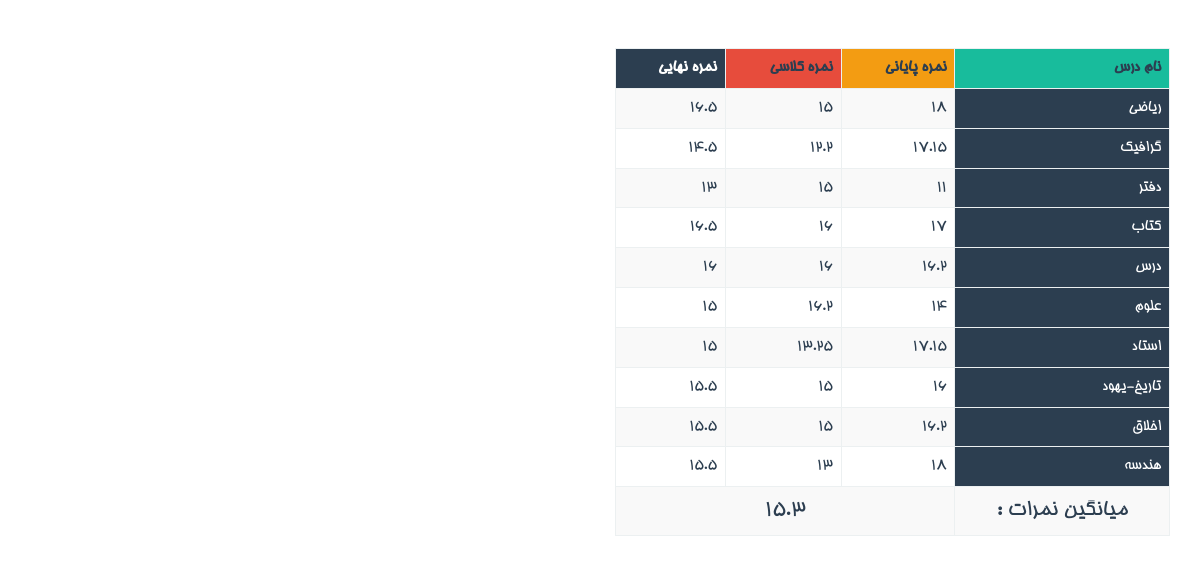
The app's page /students/karname.php?uname=tehran with its own data.
### tables this page shows
CREATE TABLE `payani` (
  `id` int(11) NOT NULL,
  `uname` varchar(255) NOT NULL,
  `dname` varchar(255) NOT NULL,
  `nomre` float NOT NULL
);

CREATE TABLE `nomre` (
  `id` int(11) NOT NULL,
  `uname` varchar(255) NOT NULL,
  `dname` varchar(255) NOT NULL,
  `nomre` float NOT NULL
);

### students/karname.php (the view, shortened to what this page needs)
<?php
include "../connect.php";
?>
<!doctype html>
<html>
<head>
<link rel="stylesheet" type="text/css" href="../css/style.css">
</head>
<body>
<div class="container"><br>
  <br>
  <div class="row">
    <div class="col-md-6">
      <table class="table table-bordered table-striped">
        <thead class="bg-success">
          <tr>
            <th>نام درس</th>
            <th class='bg-warning'>نمره پایانی</th>
            <th class='bg-danger'>نمره کلاسی</th>
            <th class='bg-primary'>نمره نهایی</th>
          </tr>
        </thead>
        <tbody>
          <?php
				$j=0;
				$ave=0;
				$query = "SELECT * FROM payani WHERE `uname`='".$_GET["uname"]."'";
				$result=$db->query($query);
				while($rows = $result->fetch_assoc()){
$mquery = "SELECT * FROM nomre WHERE `uname`='".$_GET["uname"]."' && dname='".$rows["dname"]."';";
				$mresult=$db->query($mquery);
				$mrows = $mresult->fetch_assoc();
				$j++;
					$payani=$rows["nomre"];
					$dars = $rows["dname"];
					$kelasi = $mrows["nomre"];
					$sum = round($payani+$kelasi)/2;
					$ave+=$sum;
					echo "
					<tr>
                		<td class=bg-primary>".$dars."</td>
						<td>".$payani."</td>
                		<td>".$kelasi."</td>
						<td>".$sum."</td>
                	</tr>
					";
				}
				$average=$ave/$j;
				echo "
				<tr>
                	<td class='text-center lead'>میانگین نمرات : </td>
                    <td colspan='4' class='text-center lead'>".$average."</td>
                </tr>
				";
				?>
        </tbody>
      </table>
    </div>
    <div class="col-md-6"></div>
  </div>
</div>
</body>
</html>

### records on screen
payani: dname "ریاضی", nomre "18", nomre.nomre "15", nomre.nomre "16.5"
payani: dname "گرافیک", nomre "17.15", nomre.nomre "12.2", nomre.nomre "14.5"
payani: dname "دفتر", nomre "11", nomre.nomre "15", nomre.nomre "13"
payani: dname "کتاب", nomre "17", nomre.nomre "16", nomre.nomre "16.5"
payani: dname "درس", nomre "16.2", nomre.nomre "16"
payani: dname "علوم", nomre "14", nomre.nomre "16.2", nomre.nomre "15"
payani: dname "استاد", nomre "17.15", nomre.nomre "13.25", nomre.nomre "15"
payani: dname "تاریخ-یهود", nomre "16", nomre.nomre "15", nomre.nomre "15.5"
payani: dname "اخلاق", nomre "16.2", nomre.nomre "15", nomre.nomre "15.5"
payani: dname "هندسه", nomre "18", nomre.nomre "13", nomre.nomre "15.5"

### other values on screen
$average "15.3"
